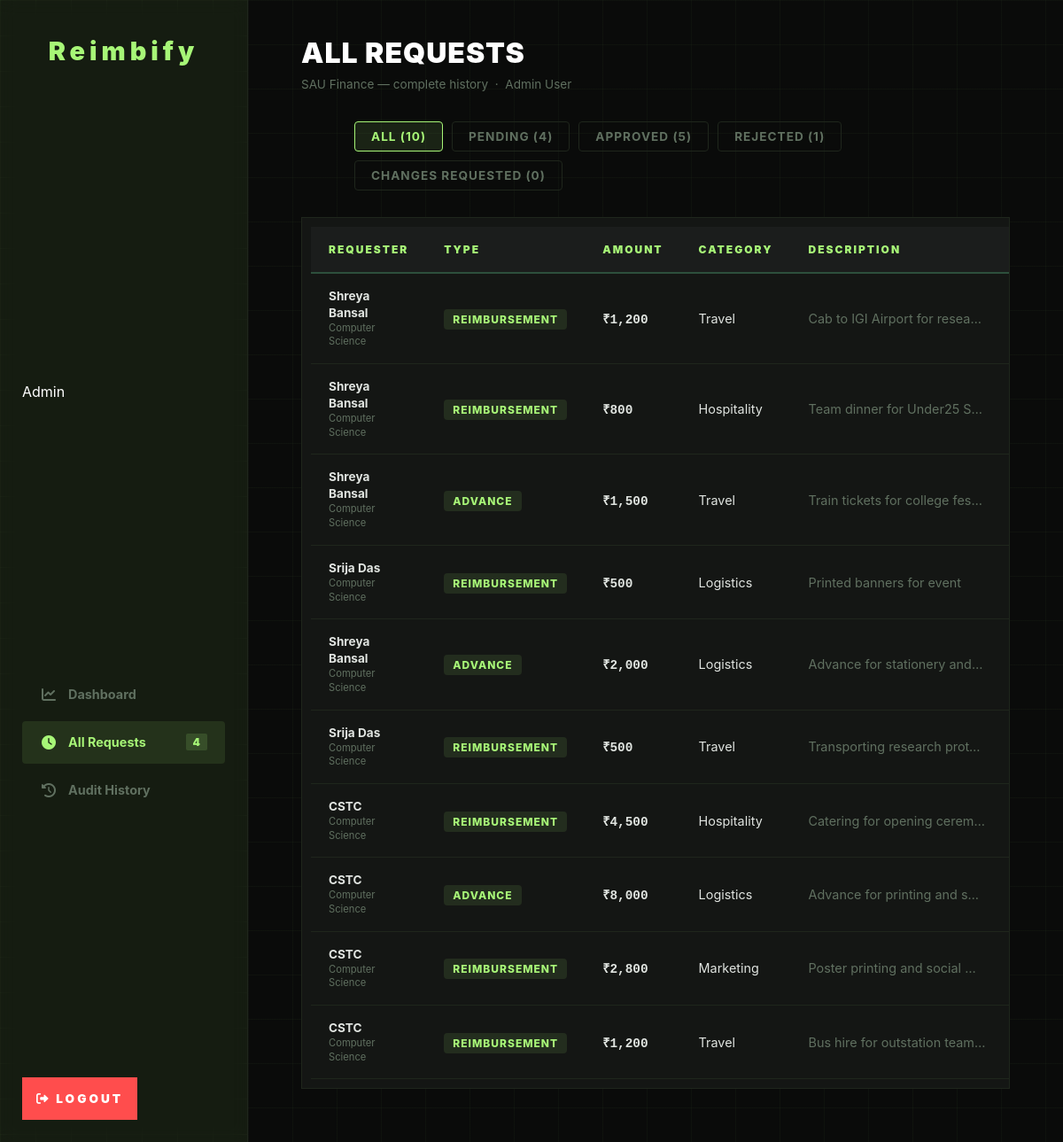
/admin/all-requests (signed in), run on the app's committed database.
### tables this page shows
CREATE TABLE requests (
    id            INTEGER PRIMARY KEY AUTOINCREMENT,
    user_id       INTEGER NOT NULL,                   -- which student made this request
    type          TEXT    NOT NULL
                  CHECK(type IN ('reimbursement','advance')),
    amount        REAL    NOT NULL,                   -- amount in rupees
    category      TEXT    NOT NULL,                   -- must match a budget category
    event         TEXT    DEFAULT'N/A',
    description   TEXT,                              -- what was the expense for
    status        TEXT    NOT NULL DEFAULT 'pending'
                  CHECK(status IN ('pending','approved','rejected','modification_requested')),
    admin_comment TEXT,                              -- admin's note when reviewing
    created_at    DATETIME DEFAULT CURRENT_TIMESTAMP,
    updated_at    DATETIME DEFAULT CURRENT_TIMESTAMP,
    FOREIGN KEY (user_id) REFERENCES users(id) ON DELETE CASCADE
);

CREATE TABLE users (
    id            INTEGER PRIMARY KEY AUTOINCREMENT,  -- auto-assigned unique ID
    name          TEXT NOT NULL,                      -- full name
    email         TEXT NOT NULL UNIQUE,               -- login email, must be unique
    password_hash TEXT NOT NULL,                      -- plain text for demo, bcrypt in production
    role          TEXT NOT NULL DEFAULT 'student'
                  CHECK(role IN ('student','club','admin')), 
    department    TEXT,                               -- e.g. Computer Science
    created_at    DATETIME DEFAULT CURRENT_TIMESTAMP  -- auto-set when row is created
);

### app.py (the view)
@app.route('/admin/all-requests')
def all_requests():
    if not login_required('admin'):
        return redirect(url_for('login'))
    return render_template(
        'admin/all_request.html',
        user_name = session['user_name'],
        requests  = get_all_requests()
    )

### app.py (called while the page is built)
def login_required(role):
    if not session.get('logged_in'):
        return False
    if isinstance(role, list):
        return session.get('role') in role
    return session.get('role') == role

### database.py (called while the page is built)
def get_db():
    conn = sqlite3.connect(DB_PATH)
    conn.row_factory = sqlite3.Row  # makes rows behave like dictionaries
    conn.execute("PRAGMA foreign_keys = ON")  # enforce foreign keys
    return conn

def get_all_requests():
    conn = get_db()
    requests = conn.execute(
        """
        SELECT r.*, u.name AS student_name, u.department
        FROM requests r
        JOIN users u ON r.user_id = u.id
        ORDER BY r.created_at DESC
        """
    ).fetchall()
    conn.close()
    return [dict(r) for r in requests]

### templates/admin/all_request.html (shortened to what this page needs)
<!DOCTYPE html>
<html lang="en">
<head>
    <link rel="stylesheet" href="{{ url_for('static', filename='style.css') }}">
    <link rel="stylesheet" href="https://cdnjs.cloudflare.com/ajax/libs/font-awesome/6.0.0/css/all.min.css">
</head>
<body class="dashboard-layout">
    <div class="sidebar">
        <div class="logo">Reimbify</div>
        <div class="role-label">Admin</div>
        <nav>
            <a href="/admin/dashboard" class="nav-link">
                <span class="nav-icon"><i class="fas fa-chart-line"></i></span>
                Dashboard
            </a>
            <a href="/admin/all-requests" class="nav-link active">
                <span class="nav-icon"><i class="fas fa-clock"></i></span>
                All Requests
                <span class="badge">{{ requests | selectattr('status','equalto','pending') | list | length }}</span>
            </a>
            <a href="{{ url_for('admin_audit') }}" class="nav-link">
                <span class="nav-icon"><i class="fas fa-history"></i></span>
                Audit History
            </a>
        </nav>
        <div class="sidebar-footer">
            <a href="/logout" class="btn-logout">
                <i class="fas fa-sign-out-alt"></i> Logout
            </a>
        </div>
    </div>
    <div class="main-content">
        <div class="page-header">
            <div>
                <h1>All Requests</h1>
                <p>SAU Finance — complete history &nbsp;·&nbsp; {{ user_name }}</p>
            </div>
        </div>
        <div class="dashboard-scroll-container">
            <div class="filter-bar">
                <button class="filter-btn active" onclick="filterBy('all', this)">
                    All ({{ requests | length }})
                </button>
                <button class="filter-btn" onclick="filterBy('pending', this)">
                    Pending ({{ requests | selectattr('status','equalto','pending') | list | length }})
                </button>
                <button class="filter-btn" onclick="filterBy('approved', this)">
                    Approved ({{ requests | selectattr('status','equalto','approved') | list | length }})
                </button>
                <button class="filter-btn" onclick="filterBy('rejected', this)">
                    Rejected ({{ requests | selectattr('status','equalto','rejected') | list | length }})
                </button>
                <button class="filter-btn" onclick="filterBy('modification_requested', this)">
                    Changes Requested ({{ requests | selectattr('status','equalto','modification_requested') | list | length }})
                </button>
            </div>
            <div class="table-wrap">
                <table>
                    <thead>
                        <tr>
                            <th>Requester</th>
                            <th>Type</th>
                            <th>Amount</th>
                            <th>Category</th>
                            <th>Description</th>
                            <th>Status</th>
                        </tr>
                    </thead>
                    <tbody id="req-body">
                        {% if requests %}
                            {% for r in requests %}
                            <tr data-status="{{ r.status }}">
                                <td>
                                    <div class="user-cell">
                                        <div>{{ r.student_name }}</div>
                                        <div>{{ r.department }}</div>
                                    </div>
                                </td>
                                <td><span class="type-badge">{{ r.type }}</span></td>
                                <td><span class="amount">₹{{ "{:,.0f}".format(r.amount) }}</span></td>
                                <td>{{ r.category }}</td>
                                <td>
                                    <div class="desc-cell" title="{{ r.description }}">{{ r.description }}</div>
                                </td>
                                <td>
                                </td>
                            </tr>
                            {% endfor %}
                        {% else %}
                            <tr>
                                <td colspan="8">
                                    <div class="empty">No requests found.</div>
                                </td>
                            </tr>
                        {% endif %}
                    </tbody>
                </table>
            </div>
        </div>
    </div>
</body>
</html>

### data on the page
requests: student_name "Shreya Bansal", department "Computer Science", type "REIMBURSEMENT", amount "1,200", category "Travel", description "Cab to IGI Airport for resea…"
requests: student_name "Shreya Bansal", department "Computer Science", type "REIMBURSEMENT", amount "800", category "Hospitality", description "Team dinner for Under25 S…"
requests: student_name "Shreya Bansal", department "Computer Science", type "ADVANCE", amount "1,500", category "Travel", description "Train tickets for college fes…"
requests: student_name "Srija Das", department "Computer Science", type "REIMBURSEMENT", amount "500", category "Logistics", description "Printed banners for event"
requests: student_name "Shreya Bansal", department "Computer Science", type "ADVANCE", amount "2,000", category "Logistics", description "Advance for stationery and…"
requests: student_name "Srija Das", department "Computer Science", type "REIMBURSEMENT", amount "500", category "Travel", description "Transporting research prot…"
requests: student_name "CSTC", department "Computer Science", type "REIMBURSEMENT", amount "4,500", category "Hospitality", description "Catering for opening cerem…"
requests: student_name "CSTC", department "Computer Science", type "ADVANCE", amount "8,000", category "Logistics", description "Advance for printing and s…"
requests: student_name "CSTC", department "Computer Science", type "REIMBURSEMENT", amount "2,800", category "Marketing", description "Poster printing and social…"
requests: student_name "CSTC", department "Computer Science", type "REIMBURSEMENT", amount "1,200", category "Travel", description "Bus hire for outstation team…"

### other printed values
{{ requests | selectattr('status','equalto','pending') | list | length }} "4"
{{ user_name }} "Admin User"
{{ requests | length }} "10"
{{ requests | selectattr('status','equalto','approved') | list | length }} "5"
{{ requests | selectattr('status','equalto','rejected') | list | length }} "1"
